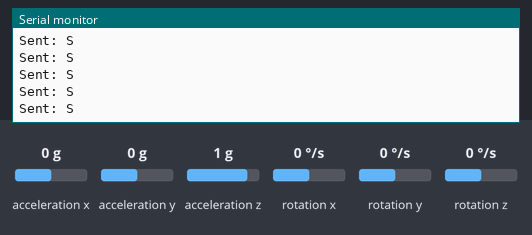
This sketch was run on a simulated Arduino Uno, built with avr-gcc and run on an emulated ATmega328P. Parts: the last lines printed to the serial monitor. The test bench sets the inputs (shaded band); at power-on: acceleration x 0 g, acceleration y 0 g, acceleration z 1 g, rotation x 0 °/s, rotation y 0 °/s, rotation z 0 °/s. No radio packets arrive unless stated.

Above: at 1.2 s.
1.3 s: acceleration x set to -1.4 g
At 1.36 s:
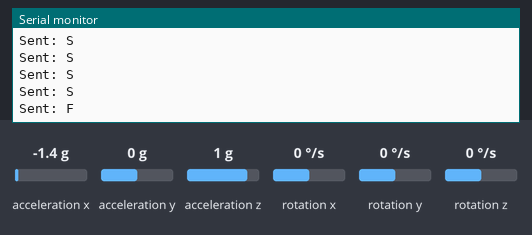
3.2 s: acceleration y set to -1.4 g
At 3.23 s:
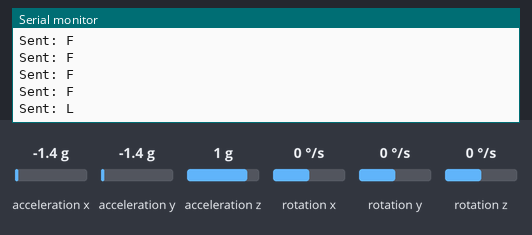
5.1 s: acceleration y set to 1.4 g
At 5.2 s:
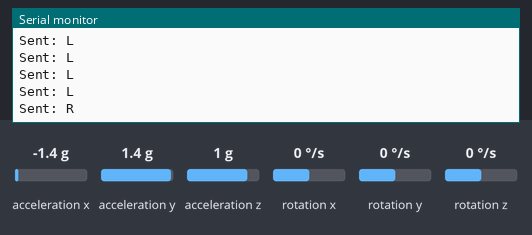

Measured:
- after the input at 1.3 s, the serial monitor: prints a new line after 0.06 s (image 1)
- after the input at 3.2 s, the serial monitor: prints a new line at once (image 2)
- after the input at 5.1 s, the serial monitor: prints a new line after 0.10 s (image 3)

The sketch:

nrf_gesture_transmitter.ino
```cpp
#include <Wire.h>
#include <MPU6050.h>
#include <SPI.h>
#include <nRF24L01.h>
#include <RF24.h>

#define CE_PIN 9
#define CSN_PIN 10

MPU6050 mpu;
RF24 radio(CE_PIN, CSN_PIN);
const byte address[6] = "00005"; // Communication address (Change This)

int16_t ax, ay, az;
float angleX, angleY;
char command;

void setup() {
    Serial.begin(9600);
    Wire.begin();
    mpu.initialize();

    radio.begin();
    radio.openWritingPipe(address);
    radio.setPALevel(RF24_PA_LOW);
    radio.stopListening(); // Set as transmitter
}

void loop() {
    mpu.getAcceleration(&ax, &ay, &az);

    angleY = atan2(ay, az) * 180 / PI;
    angleX = atan2(ax, az) * 180 / PI;

    if (abs(angleX) > abs(angleY)) {
        if (angleX > 10) {
            command = 'B'; // Forward
        } else if (angleX < -10) {
            command = 'F'; // Backward
        } else {
            command = 'S'; // Stop
        }
    } else {
        if (angleY > 10) {
            command = 'R'; // Right
        } else if (angleY < -10) {
            command = 'L'; // Left
        } else {
            command = 'S'; // Stop
        }
    }

    radio.write(&command, sizeof(command)); // Send command
    Serial.print("Sent: ");
    Serial.println(command);

    delay(100);
}
```
